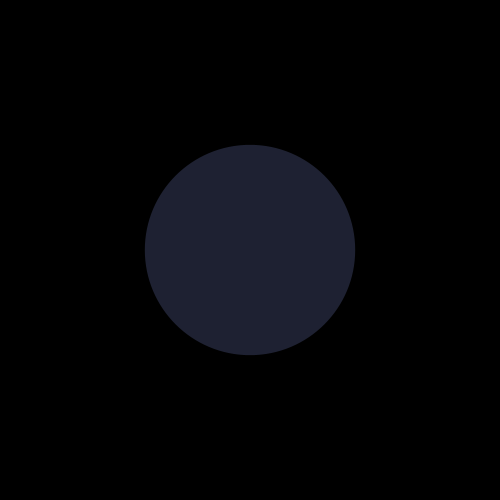
Frame 1 (no input)
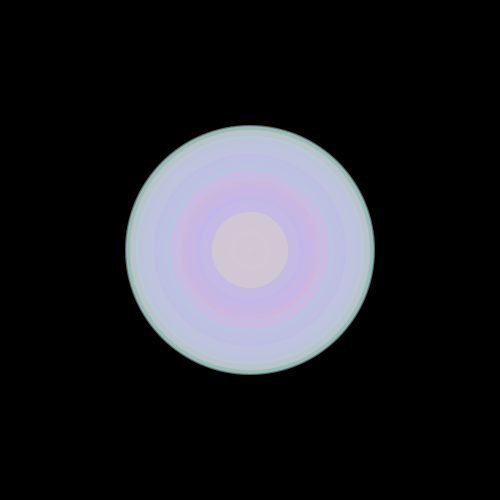
Frame 60 (the mouse pressed at the canvas centre just before this capture)
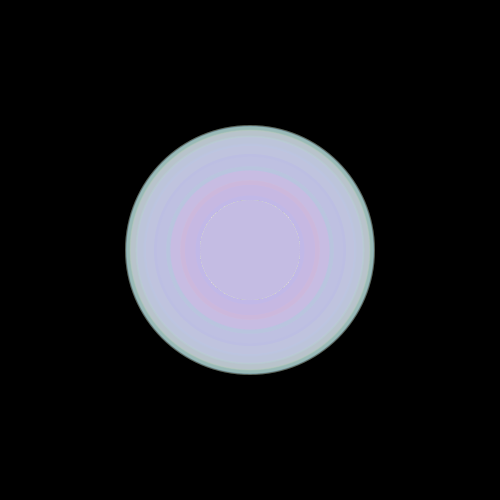
Frame 120 (the mouse held since frame 60 and released just before this capture)

The Processing sketch that drew these frames (run headless with seeded random() and noise(); from frame 60 on, the mouse is pressed at the canvas centre):

// Processing sketch: processing_47198
// ── processing_47198.pde

int counter;

void setup() {  //setup function called initially, only once
  size(500, 500);
  background(0);  //set background white
  colorMode(HSB);   //set colors to Hue, Saturation, Brightness mode
  counter = 0;
}

void draw() {  //draw function loops 
  counter++;
  noStroke();
  fill(random(255),100,255,50);
  
  if(mousePressed == true) { //add some interaction
    ellipse(mouseX, mouseY, 100, 100);
  }
  else {
    ellipse(width/2, height/2, 250*sin(counter), 250*sin(counter));
  }
}

                
                                
